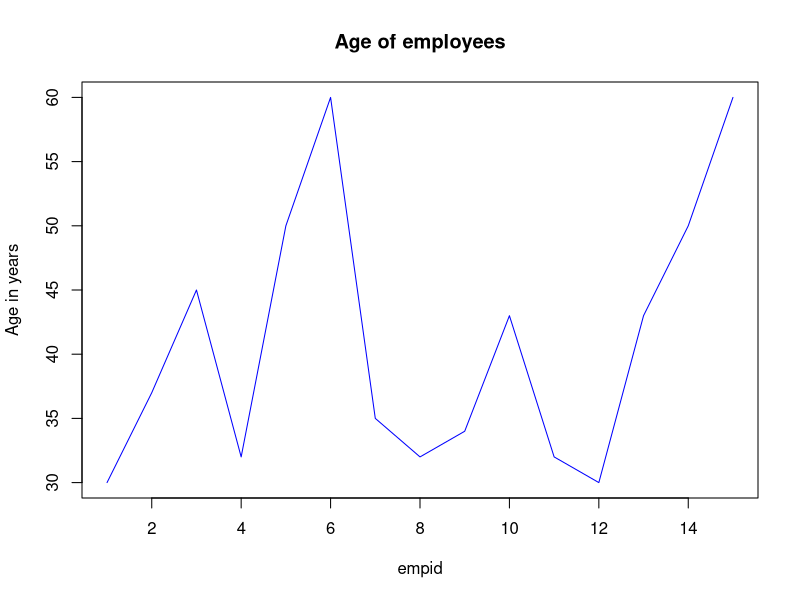
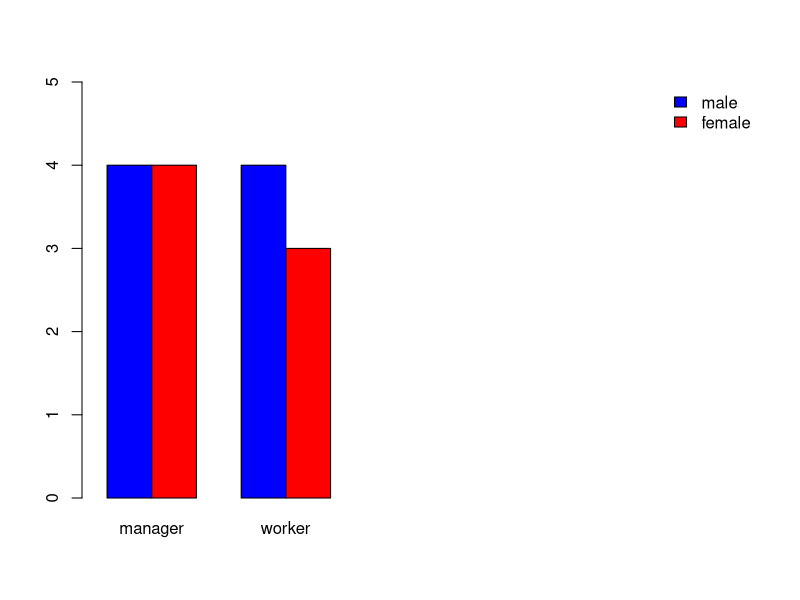
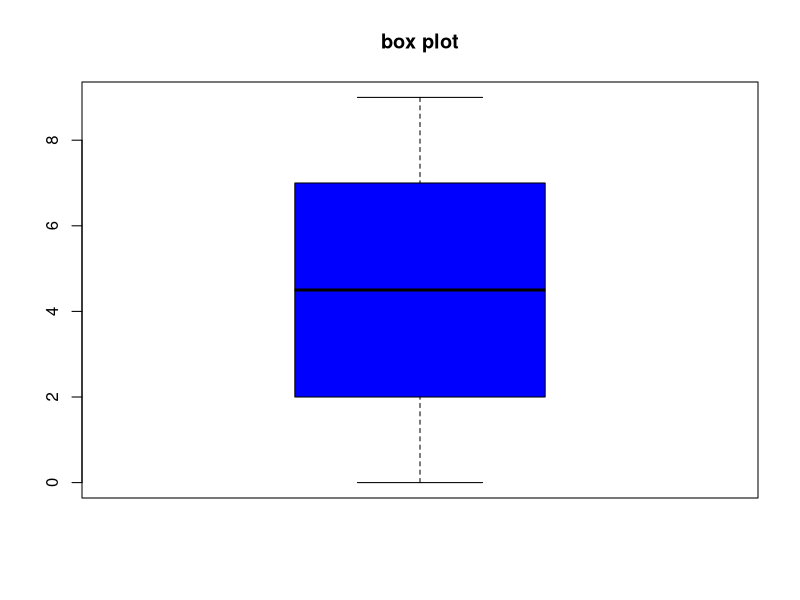

Reproduce these figures in R, in order.
#creating a vector empid
empid = c(1,2,3,4,5,6,7,8,9,10,11,12,13,14,15)
empid

## [1] 1 2 3 4 5 6 7 8 9 10 11 12 13 14 15

# creating a vector age
age = c(30,37,45,32,50,60,35,32,34,43,32,30,43,50,60)
age

## [1] 30 37 45 32 50 60 35 32 34 43 32 30 43 50 60

# creating a vector gender
gender=c(0,1,0,1,1,1,0,0,1,0,0,1,1,0,0)
gender

## [1] 0 1 0 1 1 1 0 0 1 0 0 1 1 0 0

# creating a vector status
status=c(1,1,2,2,1,1,1,2,2,1,2,1,2,1,2)
status

## [1] 1 1 2 2 1 1 1 2 2 1 2 1 2 1 2

# creating a data frame (Combining vectors) 
# basically, creating a whole table consisting of all 4 vectors
empinfo=data.frame(empid,age,gender,status)
empinfo

empinfo$gender <- factor(empinfo$gender, labels = c("male", "female"))
empinfo$gender

empinfo

empinfo$status <- factor(empinfo$status, labels = c("manager", "worker"))
empinfo$status

empinfo


## extracting the male data
male = subset(empinfo, empinfo$gender == "male")
male

# extracting the female data
female = subset(empinfo, empinfo$gender == "female")
female

## summary

summary(empinfo)

## plotting the graph

plot(empinfo$age, type="l",
     main = "Age of employees",
     xlab = "empid",
     ylab = "Age in years",
     col = "blue")

table3 = table(empinfo$gender, empinfo$status)

## plotting bar plot

barplot(table3,beside=T,xlim=c(1,15),ylim=c(0,5),col=c("blue", "red"))
legend("topright",legend=rownames(table3),fill=c('blue','red'),bty="n")

# to find the mode

m = c(1,1,1,1,1,11,1,1,1,1,2,2,2,2,2,2,2,2,2,2,2,2,2,2,2,2,2,2,2,3,3,3,3,3,3,3,3,3,3,3,3,3)
freq_table = table(m)
freq_table
most_freq = names(freq_table)[which.max(freq_table)]
most_freq


# box plot
data = c(5,6,7,8,9,0,1,2,3,4)
boxplot(data, main='box plot', col='blue')


# to find the quartile

quantile(m, prob=c(0.25, 0.75))
